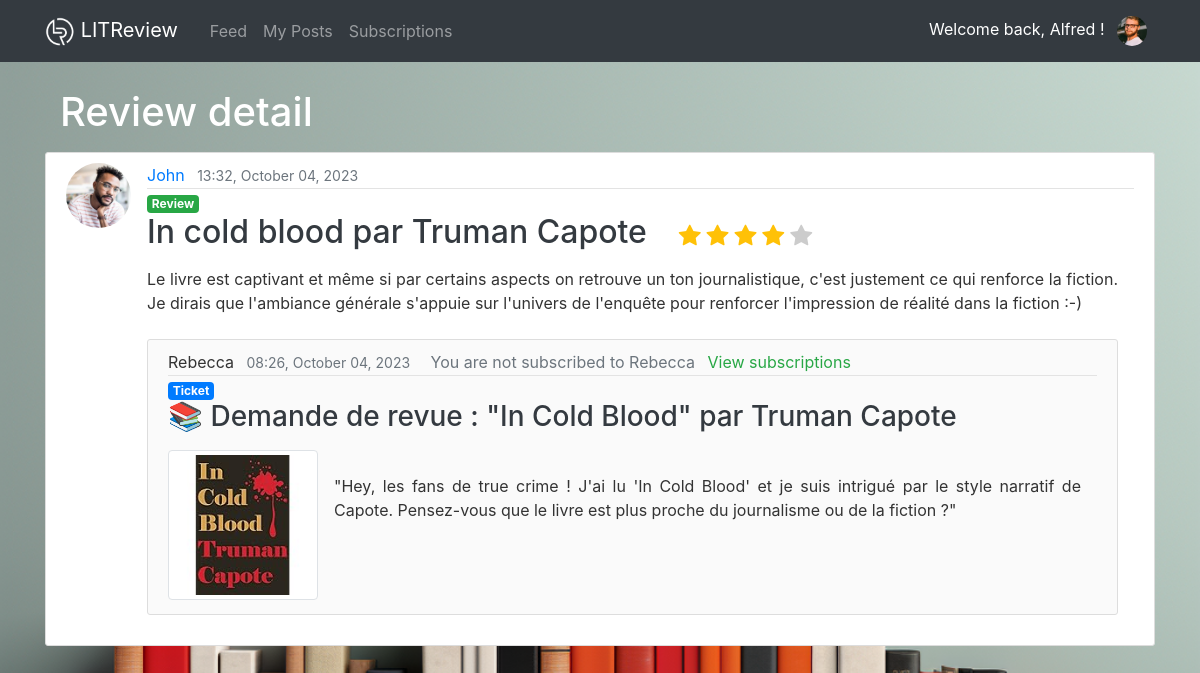
/review/7/detail (signed in), run on the app's committed database.
### users/models.py (models this page shows, shortened)
class Profile(models.Model):
    user = models.OneToOneField(User, on_delete=models.CASCADE)
    image = models.ImageField(default='default.jpg', upload_to='profile_pics')

### reviews/models.py (models this page shows, shortened)
class Review(models.Model):
    ticket = models.ForeignKey(to=Ticket, on_delete=models.CASCADE)
    rating = models.PositiveSmallIntegerField(validators=[MinValueValidator(1), MaxValueValidator(5)])
    headline = models.CharField(max_length=128)
    body = models.TextField(max_length=8192, blank=True)
    user = models.ForeignKey(
        to=settings.AUTH_USER_MODEL, on_delete=models.CASCADE)
    time_created = models.DateTimeField(default=timezone.now)

class Ticket(models.Model):
    title = models.CharField(max_length=128)
    description = models.TextField(max_length=2048, blank=True)
    user = models.ForeignKey(
        to=settings.AUTH_USER_MODEL, on_delete=models.CASCADE)
    time_created = models.DateTimeField(default=timezone.now)
    image = models.ImageField(blank=True, null=True, upload_to='reviews_img')
    if image is True:
        def save(self, *args, **kwargs):
            """Override the save method to handle image resizing."""
            super().save()
            img = ImageOps.contain(
                Image.open(self.image.path),
                (200, 200),
                method=3
            )
            img.save(self.image.path)

### reviews/views.py (the view)
# urls.py: path('review/<int:pk>/detail', views.review_detail, name='review-detail'),
@login_required
def review_detail(request, pk):
    review = get_object_or_404(Review, id=pk)
    followed_users = get_user_follows(request.user)
    context = {
        'post': review,
        'title': 'Review detail',
        'followed_users': followed_users
    }
    return render(request, 'reviews/post_detail.html', context)

### reviews/utils.py (called while the page is built)
def get_user_follows(user):
    follows = UserFollow.objects.filter(user=user)
    followed_users = []
    for follow in follows:
        followed_users.append(follow.followed_user)
    return followed_users

### reviews/templates/reviews/post_detail.html
{% extends "reviews/_base.html" %}
{% block content %}
<div class="container">
  <div class="row mb-2">
    <h1 class="col-8 py-2 mb-0">{{ title }}</h1>
  </div>
</div>
{% if title == 'Ticket detail' %}
  {% include 'reviews/ticket_snippet.html' %}
{% elif title == 'Review detail' %}
  {% include 'reviews/review_snippet.html' %}
{% endif %}
{% endblock content %}

### reviews/templates/reviews/_base.html (shortened to what this page needs)
<!DOCTYPE html>
{% load static %}
<html lang="en">
<head>
  <link rel="stylesheet" href="https://cdn.jsdelivr.net/npm/bootstrap@4.6.1/dist/css/bootstrap.min.css"
>
  <link rel="stylesheet" href="https://cdn.jsdelivr.net/npm/bootstrap-icons@1.7.2/font/bootstrap-icons.css">
  <link rel="stylesheet" type="text/css" href="{% static 'reviews/css/main.css' %}">
</head>
<body>
  <header class="site-header">
    <nav class="navbar navbar-expand-md navbar-dark bg-dark fixed-top">
      <div class="container">
        <a class="navbar-brand mr-4" href="{% url 'reviews-feed' %}">
          <img src="{% static 'reviews/img/logo_w.png' %}" width="30" height="30" alt="LITReview logo">
          LITReview
        </a>
        <div class="collapse navbar-collapse" id="navbarToggle">
          <div class="navbar-nav mr-auto">
            {% if user.is_authenticated %}
              <a class="nav-item nav-link" href="{% url 'reviews-feed' %}">Feed</a>
              <a class="nav-item nav-link" href="{% url 'my-posts' %}">My Posts</a>
              <a class="nav-item nav-link" href="{% url 'subscriptions' %}">Subscriptions</a>
            {% endif %}
          </div>
          <div class="navbar-nav">
            {% if user.is_authenticated %}
              <div class="nav-item dropdown">
                <a class="nav-item nav-link text-white" href="#" id="navbarDropdown" role="button" data-toggle="dropdown">
                  Welcome back, {{ user.username }} !
                  <img class="rounded-circle ml-2" width="30" height="30" src="{{ user.profile.image.url }}"
                  alt="{{ user.username }} profile picture">
                </a>
              </div>
            {% else %}
              <a class="nav-item nav-link" href="{% url 'login' %}">Login</a>
              <a class="nav-item nav-link" href="{% url 'register' %}">Register</a>
            {% endif %}
          </div>
        </div>
      </div>
    </nav>
  </header>
  <main role="main" class="container">
    <div class="row">
      <div class="col-lg">
        {% block content %}{% endblock %}
      </div>
    </div>
  </main>
</body>
</html>

### reviews/templates/reviews/review_snippet.html (shortened to what this page needs)
<article class="media content-section">
  <img class="rounded-circle article-img" src="{{ post.user.profile.image.url }}"
       alt="{{ post.user.username }} profile picture">
  <div class="media-body">
    <div class="article-metadata">
      {% if post.user != user %}
        {% if post.user in followed_users %}
          <a class="mr-2 mb-0" href="{% url 'user-posts' post.user.id %}">{{ post.user }}</a>
        {% else %}
          <p class="mr-2 mb-0" style="display:inline">{{ post.user }}</p>
        {% endif %}
      {% else %}
        <a class="mr-2 mb-0" href="{% url 'my-posts' %}">{{ post.user }}</a>
      {% endif %}
      <small class="text-muted">{{ post.time_created|date:"H:i, F d, Y" }}</small>
    </div>
    <h6 class="mb-0"><span class="badge badge-success">Review</span></h6>
    <h2 class="mt-0">
      <a class="text-dark" href="{% url 'review-detail' post.id %}">{{ post.headline }}</a> -
      <p class="star-rating-{{ post.rating }}" id="stars">
        <i class="bi bi-star-fill"></i>
        <i class="bi bi-star-fill"></i>
        <i class="bi bi-star-fill"></i>
        <i class="bi bi-star-fill"></i>
        <i class="bi bi-star-fill"></i>
      </p>
    </h2>
    <div class="review-body">
      <p class="article-content text-justify mt-3 mr-3">{{ post.body }}</p>
    </div>
    <article class="media content-section mr-3 mt-4" id="replied-ticket">
      <div class="media-body">
        <div class="article-metadata">
          {% if post.ticket.user != user %}
            {% if post.ticket.user in followed_users %}
              <a class="mr-2 mb-0" href="{% url 'user-posts' post.ticket.user.id %}">{{ post.ticket.user }}</a>
            {% else %}
              <p class="mr-2 mb-0" style="display:inline">{{ post.ticket.user }}</p>
            {% endif %}
          {% else %}
            <a class="mr-2 mb-0" href="{% url 'my-posts' %}">{{ post.ticket.user }}</a>
          {% endif %}
          <small class="text-muted">{{ post.ticket.time_created|date:"H:i, F d, Y" }}</small>
          {% if post.ticket.user == user %}
            <a class="ml-3 text-primary" href="{% url 'ticket-update' post.ticket.id %}">Update</a>
            <a class="ml-2 text-danger" href="{% url 'ticket-delete' post.ticket.id %}">Delete</a>
          {% elif post.ticket.user not in followed_users %}
            <div class="ml-3 text-muted" style="display:inline">
              You are not subscribed to {{ post.ticket.user }}
              <a class="ml-2 text-success" href="{% url 'subscriptions' %}">View subscriptions</a>
            </div>
          {% endif %}
        </div>
        <h6 class="mb-0"><span class="badge badge-primary">Ticket</span></h6>
        <h3 class="mt-0">
          <a class="text-dark" href="{% url 'ticket-detail' post.ticket.id %}">{{ post.ticket.title }}</a>
        </h3>
        <div class="ticket-description">
          {% if post.ticket.image %}
            <img class="img-thumbnail float-left mb-1 mr-3" src="{{ post.ticket.image.url }}"
                 alt="{{ post.ticket.title }}">
          {% endif %}
          <p class="article-content text-justify mt-3 mr-3">{{ post.ticket.description }}</p>
        </div>
      </div>
    </article>
  </div>
</article>

### reviews/static/reviews/css/main.css (style rules this page uses)
body { background-color: #ffffff; background-image: url("../img/Whatisyourstory.png"); background-size: cover; background-repeat: no-repeat; background-attachment: fixed; color: #333333; margin-top: 5rem; }
h1, h2, h3, h4, h5, h6 { color: white; text-decoration: solid; }
.site-header { color: #ffffff; }
.content-section { background: #ffffff; padding: 10px 20px; border: 1px solid #dddddd; border-radius: 3px; margin-bottom: 20px; }
#replied-ticket { background: #fafafa; }
.article-content { white-space: pre-line; }
.article-img { height: 65px; width: 65px; margin-right: 16px; }
.article-metadata { padding-bottom: 1px; margin-bottom: 4px; border-bottom: 1px solid #e3e3e3 }
#stars { font-size: 22px; color: #cccccc; display:inline; }
.star-rating-4 i:first-child, .star-rating-4 i:first-child + i, .star-rating-4 i:first-child + i + i, .star-rating-4 i:first-child + i + i + i { color: #ffc107; }
.img-thumbnail { height: 150px; }

### data on the page
Review: user.profile.image (picture), user "John", time_created "13:32, October 04, 2023", headline "In cold blood par Truman Capote", body "Le livre est captivant et même si par certains aspects on retrouve un ton journalistique, c'est justement ce qui renforce la fiction. Je dirais que l'ambiance générale s'appuie sur l'univers de l'enquête pour renforcer l'impression de réalité dans la fiction :-)", ticket.user "Rebecca", ticket.time_created "08:26, October 04, 2023", ticket "📚 Demande de revue : \"In Cold Blood\" par Truman Capote", ticket.image (picture), ticket.description "\"Hey, les fans de true crime ! J'ai lu 'In Cold Blood' et je suis intrigué par le style narratif de Capote. Pensez-vous que le livre est plus proche du journalisme ou de la fiction ?\""

### other printed values
{{ user.username }} "Alfred"
{{ title }} "Review detail"
